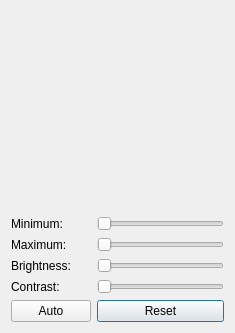
<?xml version="1.0" encoding="UTF-8"?>
<ui version="4.0">
 <class>brightness_contrast_editor</class>
 <widget class="QDialog" name="brightness_contrast_editor">
  <property name="geometry">
   <rect>
    <x>0</x>
    <y>0</y>
    <width>235</width>
    <height>333</height>
   </rect>
  </property>
  <property name="minimumSize">
   <size>
    <width>0</width>
    <height>0</height>
   </size>
  </property>
  <layout class="QGridLayout" name="gridLayout">
   <item row="2" column="0">
    <widget class="QLabel" name="minimum_label">
     <property name="text">
      <string>Minimum:</string>
     </property>
    </widget>
   </item>
   <item row="5" column="0">
    <widget class="QLabel" name="brightness_label">
     <property name="text">
      <string>Brightness:</string>
     </property>
    </widget>
   </item>
   <item row="7" column="1">
    <widget class="QPushButton" name="reset">
     <property name="text">
      <string>Reset</string>
     </property>
    </widget>
   </item>
   <item row="7" column="0">
    <widget class="QPushButton" name="auto_button">
     <property name="text">
      <string>Auto</string>
     </property>
    </widget>
   </item>
   <item row="6" column="1">
    <widget class="QSlider" name="contrast">
     <property name="orientation">
      <enum>Qt::Horizontal</enum>
     </property>
    </widget>
   </item>
   <item row="4" column="0">
    <widget class="QLabel" name="maximum_label">
     <property name="text">
      <string>Maximum:</string>
     </property>
    </widget>
   </item>
   <item row="5" column="1">
    <widget class="QSlider" name="brightness">
     <property name="orientation">
      <enum>Qt::Horizontal</enum>
     </property>
    </widget>
   </item>
   <item row="6" column="0">
    <widget class="QLabel" name="contrast_label">
     <property name="text">
      <string>Contrast:</string>
     </property>
    </widget>
   </item>
   <item row="2" column="1">
    <widget class="QSlider" name="minimum">
     <property name="orientation">
      <enum>Qt::Horizontal</enum>
     </property>
    </widget>
   </item>
   <item row="0" column="0" colspan="2">
    <layout class="QVBoxLayout" name="plot_layout"/>
   </item>
   <item row="4" column="1">
    <widget class="QSlider" name="maximum">
     <property name="orientation">
      <enum>Qt::Horizontal</enum>
     </property>
    </widget>
   </item>
   <item row="1" column="0">
    <widget class="QLabel" name="min_label">
     <property name="text">
      <string/>
     </property>
     <property name="alignment">
      <set>Qt::AlignLeading|Qt::AlignLeft|Qt::AlignTop</set>
     </property>
    </widget>
   </item>
   <item row="1" column="1">
    <widget class="QLabel" name="max_label">
     <property name="text">
      <string/>
     </property>
     <property name="alignment">
      <set>Qt::AlignRight|Qt::AlignTop|Qt::AlignTrailing</set>
     </property>
    </widget>
   </item>
  </layout>
 </widget>
 <resources/>
 <connections/>
</ui>
